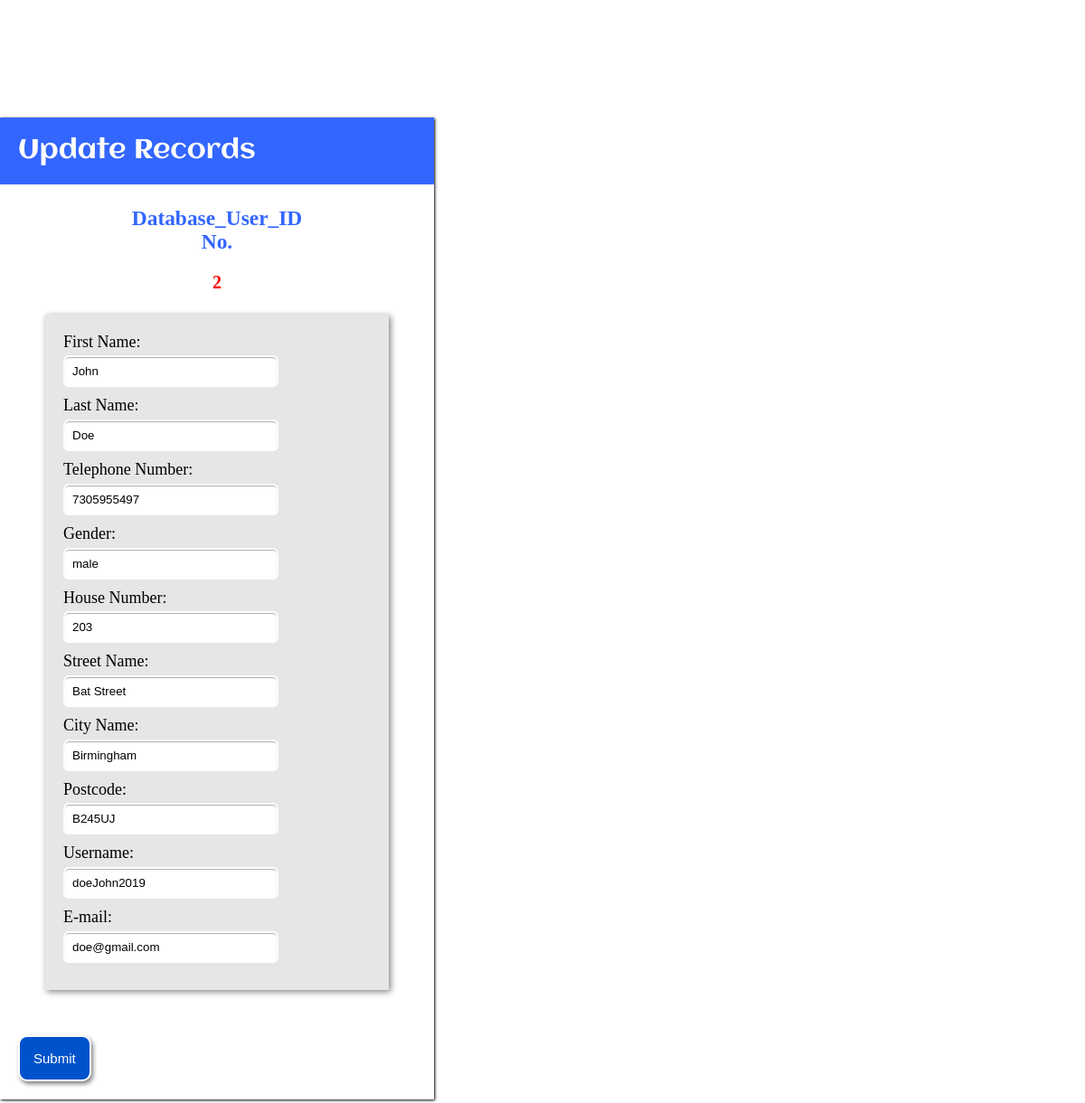
Screenshot of /admin/admin_user_edit.php?GetID=2 (signed in) with the database file from the repository.
### tables this page shows
CREATE TABLE `users` (
  `id` smallint(6) NOT NULL AUTO_INCREMENT,
  `fname` varchar(50) NOT NULL,
  `lname` varchar(50) NOT NULL,
  `imageType` varchar(255) NOT NULL,
  `imageData` longblob NOT NULL,
  `age` int(5) NOT NULL,
  `tel` bigint(20) NOT NULL,
  `gender` varchar(10) NOT NULL,
  `houseno` int(10) NOT NULL,
  `street` varchar(100) NOT NULL,
  `city` varchar(100) NOT NULL,
  `postcode` varchar(50) NOT NULL,
  `username` varchar(50) NOT NULL,
  `email` varchar(50) NOT NULL,
  `password` varchar(100) NOT NULL,
  `bio` longtext NOT NULL,
  PRIMARY KEY (`id`)
);

### admin/admin_user_edit.php (the view, shortened to what this page needs)
<?php
require('../connection/dbConnection.php');
$id = $_GET['GetID'];
$query = "select * from users where id = '" . $id . "' ";
$result = mysqli_query($connection, $query);
while ($row = mysqli_fetch_assoc($result)) {
    $ID = $row['id'];
    $fname = $row['fname'];
    $lname = $row['lname'];
    $tel = $row['tel'];
    $gender = $row['gender'];
    $house = $row['houseno'];
    $street = $row['street'];
    $city = $row['city'];
    $postcode = $row['postcode'];
    $username = $row['username'];
    $email = $row['email'];
}
?>
<!DOCTYPE html>
<html>
<head>
    <link rel="stylesheet" href="../styles/style.css">
</head>
<body>
    <h1 style="text-align: center;color: white;">Insert User Details Page</h1>
    <div class="form">
        <div class="form-title">
            Update Records
        </div>
        <form method="POST" action="admin_user_update.php?ID=<?php echo $ID ?>">
            <div class="label">
                <h3 style="text-align: center;">Database_User_ID<br>No. <p style="color: red; font-size: 20px;">
                        <?php echo $ID ?>
                    </p>
                </h3>
            </div>
            <div class="inner">
                <label>First Name:<input type="text" name="fname" value="<?php echo $fname ?>"></label>
                <label>Last Name:<input type="text" name="lname" value="<?php echo $lname ?>"></label>
                <label>Telephone Number:<input type="text" name="telephone" value="<?php echo $tel ?>"></label>
                <label>Gender:<input type="text" name="gender" value="<?php echo $gender ?>"></label>
                <label>House Number:<input type="text" name="houseno" value="<?php echo $house ?>"></label>
                <label>Street Name:<input type="text" name="street" value="<?php echo $street ?>"></label>
                <label>City Name:<input type="text" name="city" value="<?php echo $city ?>"></label>
                <label>Postcode:<input type="text" name="postcode" value="<?php echo $postcode ?>"></label>
                <label>Username:<input type="text" name="username" value="<?php echo $username ?>"></label>
                <label>E-mail:<input type="text" name="email" value="<?php echo $email ?>"></label>
            </div>
            <div class="button">
                <input type="submit" name="update" value="Submit">
            </div>
        </form>
    </div>
</body>
</html>

### styles/style.css (style rules this page uses)
* { box-sizing:border-box; }
html { line-height: 1.15; -ms-text-size-adjust: 100%; -webkit-text-size-adjust: 100%; }
body { margin:0; padding:0; width: 100%; height: auto; font-family: "Times New Roman", Times, serif; -o-font-family: "Times New Roman", Times, serif; -webkit-font-family: "Times New Roman", Times, serif; }
.form { margin-top: 50px; display: inline-block; width: 40%; height: auto; overflow: auto; box-shadow: 1px 1px 3px black; background-color: #ffffff; }
.form .form-title { background-color: #3366ff; font-size: 30px; font-family: aclonica; padding: 20px; color: white; display: block; }
.form .label { font-size: 20px; margin: 15px; color: #3366ff; text-align: left; }
.form .label p { font-size: 25px; text-align: center; color: black; }
.form .inner { background-color: #e6e6e6; margin: 10px 50px 30px 50px; padding: 20px; box-shadow: 2px 2px 7px gray; text-align: left; }
.form input[type="submit"] { background-color: #0052cc; padding: 15px; border-radius: 10px; color: white; font-size: 15px; box-shadow: 2px 3px 5px gray; border: 2px solid white; cursor: pointer; }
.form input[type="file"], .form input[type="text"], .form input[type="date"], .form input[type="datetime"], .form input[type="email"], .form input[type="number"], .form input[type="search"], .form input[type="time"], .form input[type="url"], .form input[type="password"], .form textarea, .form select { display: block; box-sizing: border-box; -webkit-box-sizing: border-box; -moz-box-sizing: border-box; width: 70%; margin: 5px 5px 10px 0; padding: 8px; border-radius: 6px; -webkit-border-radius:6px; -moz-border-radius:6px; border: 2px solid #fff; box-shadow: inset 0px 1px 1px rgba(0, 0, 0, 0.33); -moz-box-shadow: inset 0px 1px 1px rgba(0, 0, 0, 0.33); -webkit-box-shadow: inset 0px 1px 1px rgba(0, 0, 0, 0.33); }
.form .inner label { font-size: 18px; }
.form .button { padding: 20px; }

### rows the page displays
users: id "2", fname "John", lname "Doe", telephone "7305955497", gender "male", houseno "203", street "Bat Street", city "Birmingham", postcode "B245UJ", username "doeJohn2019", email "doe@gmail.com"
